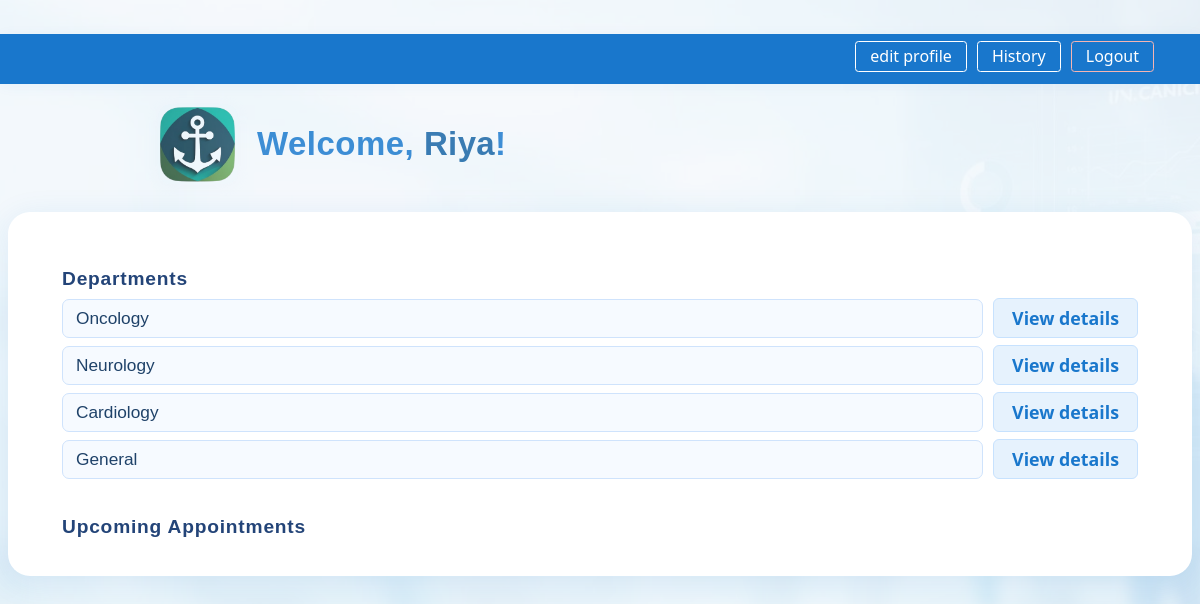
The app's page /patient/1 (signed in) with its own data.
### application/models.py (models this page shows, shortened)
class Patient(db.Model):
    id = db.Column(db.Integer, primary_key=True)
    username = db.Column(db.String(), unique=True, nullable=False)
    password = db.Column(db.String(), nullable=False)
    type = db.Column(db.String(), nullable=False, default="patient")
    appointments = db.relationship('Appointment', backref='patient', lazy=True)
    contact = db.Column(db.String(),  unique=True)
    full_name = db.Column(db.String())
    is_active = db.Column(db.Boolean, nullable=False, default=True)

class Department(db.Model):
    id = db.Column(db.Integer, primary_key=True)
    name = db.Column(db.String(), unique=True, nullable=False)
    description = db.Column(db.String())
    doctors = db.relationship('Doctor', backref='department', lazy=True)

### application/controllers.py (the view)
@app.route("/patient/<int:patient_id>")
def patient(patient_id):
    if session.get('user_type') != 'patient' or session.get('user_id') != patient_id:
        return redirect(url_for('login'))
    this_user=Patient.query.get(patient_id)
    if not this_user:
        return render_template("user_not_found.html")
    my_appointments = (Appointment.query
                    .filter_by(patient_id=patient_id, status="Scheduled")
                    .filter(Appointment.appointment_date >= date.today())
                    .order_by(Appointment.appointment_date)
                    .all())
    all_departments = Department.query.all()
    print("Departments count:", len(all_departments))
    return render_template("patient_dashboard.html", this_user=this_user, all_appointments=my_appointments, all_departments=all_departments)

### templates/patient_dashboard.html (shortened to what this page needs)
<!DOCTYPE html>
<html lang="en">
<head>
  <link rel="stylesheet" href="{{ url_for('static', filename='styles.css') }}">
</head>
<body class="patient-dashboard-page">
  <div class="navbar navbar-full">
  <div class="navbar-content">
    <div class="navbar-right">
      <a class="nav-btn" href="{{ url_for('edit_profile') }}">edit profile</a>
      <a class="nav-btn" href="{{ url_for('patient_history_from_dashboard')}}">History</a>
      <a href="{{ url_for('logout') }}" class="nav-btn logout">Logout</a>
    </div>
  </div>
</div>
  <div class="welcome-bar">
    <img src="{{ url_for('static', filename='img/logo.png') }}" class="dashboard-logo" alt="Patient Logo">
    <span class="welcome-text">Welcome, <span class="username">{{this_user.username}}</span>!</span>
  </div>
  <section class="patient-dashboard-card">
     <div class="dashboard-grid">
    <div class="departments-section">
      <h3>Departments</h3>
      <div class="departments-list">
        {%for department in all_departments%}
        <div class="dept-row">
          <input class="dept-input" type="text" value="{{department.name}}" readonly>
          <a class="view-details-btn" href="{{ url_for('department_detail', dept_id=department.id)}}">View details</a>
        </div>
        {%endfor%}
      </div>
    </div>
    <div class="appointments-section">
      <h3>Upcoming Appointments</h3>
    </div>
    </div>
  </section>
</body>
</html>

### static/styles.css (style rules this page uses)
:root { --default-font: "Roboto", system-ui, -apple-system, "Segoe UI", Roboto, "Helvetica Neue", Arial, "Noto Sans", "Liberation Sans", sans-serif, "Apple Color Emoji", "Segoe UI Emoji", "Segoe UI Symbol", "Noto Color Emoji"; --heading-font: "Poppins", sans-serif; --nav-font: "Raleway", sans-serif; }
:root { --background-color: #ffffff; --default-color: #444444; --heading-color: #2c4964; --accent-color: #1977cc; --surface-color: #ffffff; --contrast-color: #ffffff; }
:root { --nav-color: #2c4964; --nav-hover-color: #1977cc; --nav-mobile-background-color: #ffffff; --nav-dropdown-background-color: #ffffff; --nav-dropdown-color: #2c4964; --nav-dropdown-hover-color: #1977cc; }
:root { scroll-behavior: smooth; }
body { color: var(--default-color); background-color: var(--background-color); font-family: var(--default-font); }
a { color: var(--accent-color); text-decoration: none; transition: 0.3s; }
h1, h2, h3, h4, h5, h6 { color: var(--heading-color); font-family: var(--heading-font); }
.patient-dashboard-page { background: #f6f8fc; min-height: 100vh; font-family: 'Segoe UI', Arial, sans-serif; color: #264872; padding-top: 26px; }
.patient-dashboard-page .navbar { width: 100vw; position: relative; left: 50%; right: 50%; margin-left: -50vw; margin-right: -50vw; background: #1977cc; min-height: 36px; padding: 7px 0; box-shadow: 0 2px 13px rgba(25,119,204,0.05); z-index: 9; }
.patient-dashboard-page .navbar-content { max-width: 1120px; margin: 0 auto; display: flex; justify-content: flex-end; align-items: center; padding: 0 46px; }
.patient-dashboard-page .navbar-right { display: flex; gap: 10px; }
.patient-dashboard-page .nav-btn { color: #fff; background: transparent; text-decoration: none; border-radius: 3.5px; padding: 3px 14px 4px 14px; font-weight: 500; border: 1px solid #fff; font-size: 1em; transition: background 0.16s, color 0.15s; margin: 0; }
.patient-dashboard-page .nav-btn.logout { border: 1px solid #f5b5b2; color: #fff; background: transparent; }
.patient-dashboard-page .welcome-bar { display: flex; align-items: center; max-width: 950px; margin: 20px auto 0 auto; gap: 19px; margin-left: 150px; }
.patient-dashboard-page .dashboard-logo { height: 80px; width: 80px; border-radius: 13px; object-fit: contain; background: #f2f7fc; box-shadow: 0 2px 14px #dae9fa33; }
.patient-dashboard-page .welcome-text { color: #1977cc; font-size: 2.06em; font-family: 'Poppins', sans-serif; font-weight: 700; letter-spacing: 0.5px; }
.patient-dashboard-page .username { color: #1561a3; font-weight: 700; letter-spacing: 0.4px; }
.patient-dashboard-page .patient-dashboard-card { z-index: 2; max-width: 1100px; margin: 28px auto 0 auto; background: #fff !important;; border-radius: 0 0 18px 18px; box-shadow: 0 6px 32px rgba(25,119,204,0.11); padding: 38px 54px 30px 54px; font-size: 1.08em; border-radius: 22px; position: relative; }
.patient-dashboard-page .dashboard-grid { display: flex; flex-direction: column; }
.patient-dashboard-page .departments-section h3, .patient-dashboard-page .appointments-section h3 { font-size: 1.11em; margin: 18px 0 8px 0; color: #234478; letter-spacing: 0.8px; }
.patient-dashboard-page .departments-list { margin-bottom: 19px; }
.patient-dashboard-page .dept-row { display: flex; align-items: center; margin-bottom: 7px; gap: 10px; }
.patient-dashboard-page .dept-input { flex: 1 1 auto; padding: 8px 13px; border: 1.3px solid #cfe3fc; background: #f6faff; color: #1f4269; border-radius: 7px; font-size: 1em; font-weight: 500; }
.patient-dashboard-page .view-details-btn { background: #e6f2fd; color: #1977cc; border: 1.5px solid #c7e2fe; border-radius: 6px; font-weight: 600; font-size: 1.03em; padding: 7px 18px; cursor: pointer; transition: background 0.14s; }
.patient-dashboard-page .appointments-section { margin-top: 0 !important; }

### records on screen
Patient: username "Riya"
Department: name "Oncology"
Department: name "Neurology"
Department: name "Cardiology"
Department: name "General"
